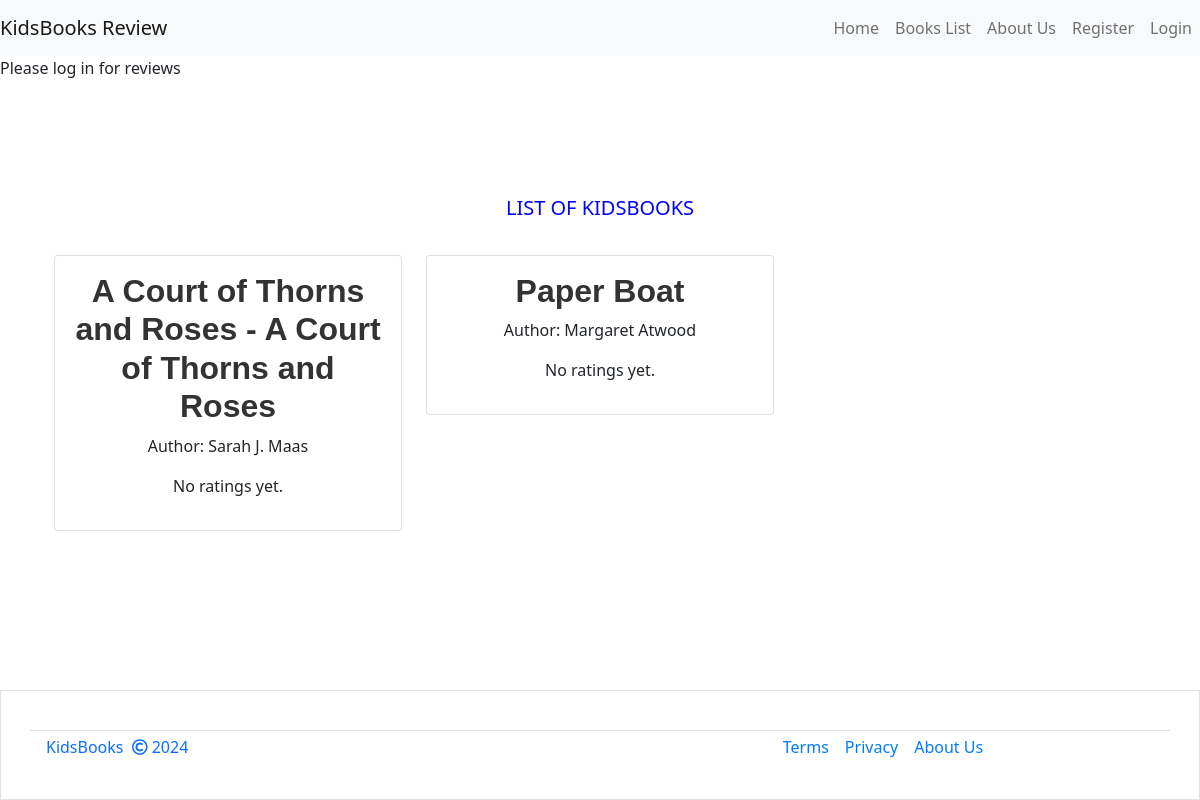
Before: /view/ with the older database file.
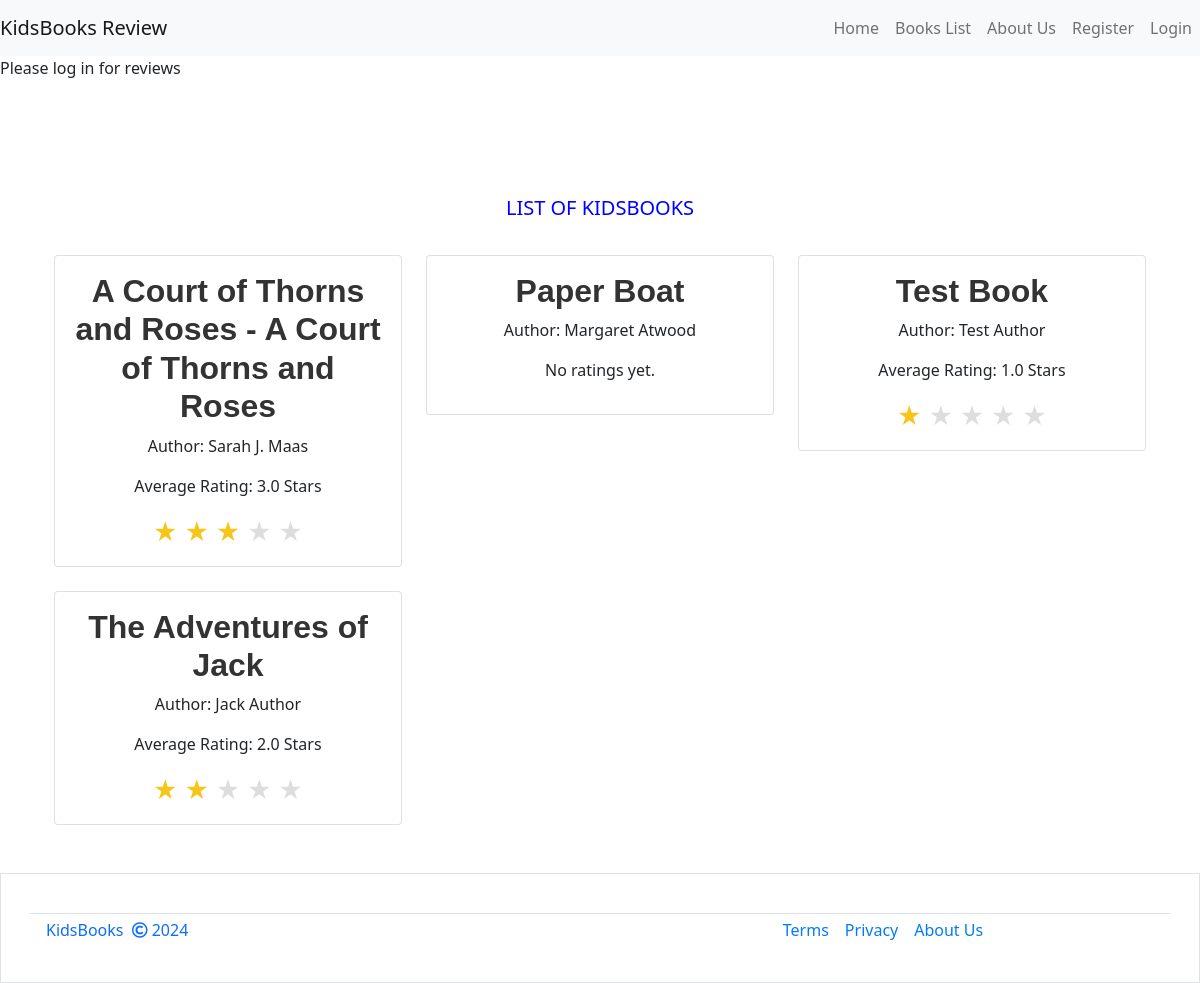
After: the same page with the newer database file.
### kidsbooks/models.py (models this page shows, shortened)
class Kidsbook(models.Model):
    user = models.ForeignKey(User, on_delete=models.SET_NULL, null=True,
                             related_name='user_books')
    title = models.CharField(max_length=200, null=False,
                             blank=False, unique=True)
    author = models.CharField(max_length=200, null=False, blank=False)
    price = models.IntegerField()
    ages = models.IntegerField()
    image = models.CharField(max_length=200, default='defaultimageurl')
    description = models.TextField()
    created_on = models.DateTimeField(auto_now_add=True)
    updated_on = models.DateTimeField(auto_now=True)
    class Meta:
        ordering = ['created_on']

### kidsbooks/views.py (the view)
# urls.py: path('view/', views.kidsbook_list, name='kidsbook_list_home'),
def kidsbook_list(request):
    kidsbooks = Kidsbook.objects.all()
    for book in kidsbooks:
        book.average_rating = book.ratings.aggregate(average_rating=Avg('rating'))['average_rating'] or 0.0
    context = {
        'kidsbooks': kidsbooks
    }
    return render(request, 'kidsbooks/viewlist.html', context)

### kidsbooks/templates/kidsbooks/viewlist.html (shortened to what this page needs)
{% extends 'base.html' %}
{% block content %}
<div class="container flex-column pt-3">
    <section class="text-center">
        <p class="pt-4" style="text-align: center; color: blue; font-size: 20px;">
            LIST OF KIDSBOOKS
        </p>
        <div class="row">
            <div class="col-12 mt-3 left">
                <div class="row">
                    {% for kidsbook in kidsbooks %}
                    <div class="col-md-4">
                        <div class="card mb-4">
                            <div class="card-body">
                                <a href="{% url 'kidsbook_detail' kidsbook.id %}" class="book-link">
                                    <h2 class="card-title">{{ kidsbook.title }}</h2>
                                </a>
                                <div class="image-container">
                                    <div class="">
                                        <p class="author">Author: {{ kidsbook.author }}</p>
                                    </div>
                                </div>
                                <div class="rating">
                                    {% if kidsbook.average_rating %}
                                        <p>Average Rating: {{ kidsbook.average_rating|floatformat:1 }} Stars</p>
                                        <div class="stars">
                                            {% for i in "12345" %}
                                                <span class="star {% if i <= kidsbook.average_rating|floatformat:0 %}filled{% endif %}">&#9733;</span>
                                            {% endfor %}
                                        </div>
                                    {% else %}
                                        <p>No ratings yet.</p>
                                    {% endif %}
                                </div>
                            </div>
                        </div>
                    </div>
                    {% if forloop.counter|divisibleby:3 %}
                </div>
                <div class="row">
                    {% endif %}
                    {% endfor %}
                </div>
            </div>
        </div>
    </section>
</div>
{% endblock %}

Changed rows visible on the page:
shown differently, row unchanged: Kidsbook "A Court of Thorns and Roses - A Court of Thorns and Roses": average_rating (not shown) → "3.0"; text "No ratings yet." → "Average Rating: Stars"
added Kidsbook: title "Test Book", author "Test Author", average_rating "1.0"
added Kidsbook: title "The Adventures of Jack", author "Jack Author", average_rating "2.0"
